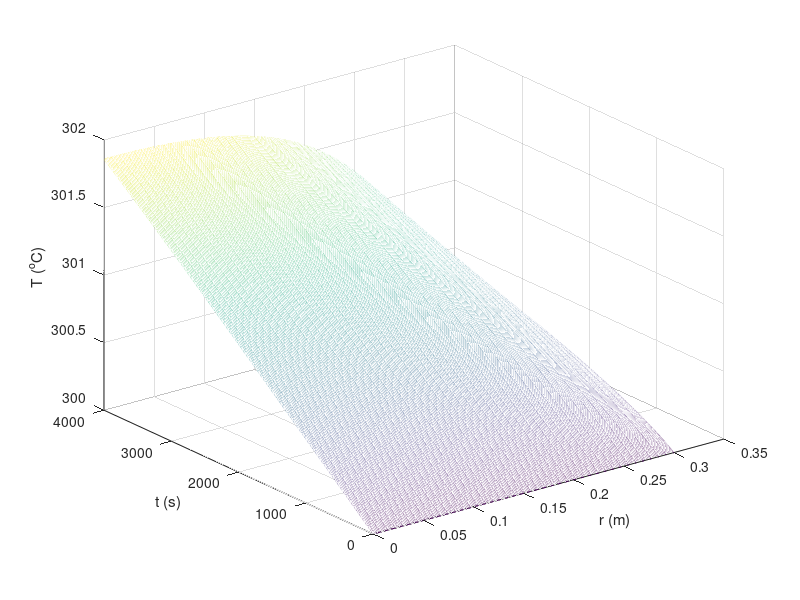

This figure's MATLAB source:
clc;clear;close all

Ti = 300; % initial temperature
p = 960; Cp = 2200; R = 0.3; h = 75; qdot = 1000; Tinf = 300;
k = 5;

ndx = 40; nx = ndx+1;
dr = R/ndx;
r = 0:dr:R;

ndt=1200; Lt = 4000;
nt=ndt+1;
dt=Lt/ndt;
t=0:dt:Lt;

alpha = k/p/Cp;
beta = qdot/p/Cp;

T = ones(nt,nx); T(1,:) = Ti;

for m = 1:nt-1
    A = zeros(nx,nx); b = zeros(nx,1);
    A(1,1) = 1; A(1,2) = -1; b(1) = 0;
    for i = 2:nx-1
        A(i,i-1) = alpha/(2*dr^2 )-alpha/(2*r(i)*dr);
        A(i,i)   = -1/dt-alpha/(dr^2);
        A(i,i+1) = alpha/(2*dr^2)+alpha/(2*r(i)*dr);
        b(i) = -T(m,i)/dt-alpha/2*((T(m,i+1)-2*T(m,i)+T(m,i-1))/dr^2)-beta;
    end
    A(nx,nx) = 1 + h*dr/k; A(nx,nx-1) = -1; b(nx) = h*dr/k*Tinf;
    T(m+1,:) = (A\b)';
end
mesh(r,t,T)
xlabel('r (m)')
ylabel('t (s)')
zlabel('T (^oC)')